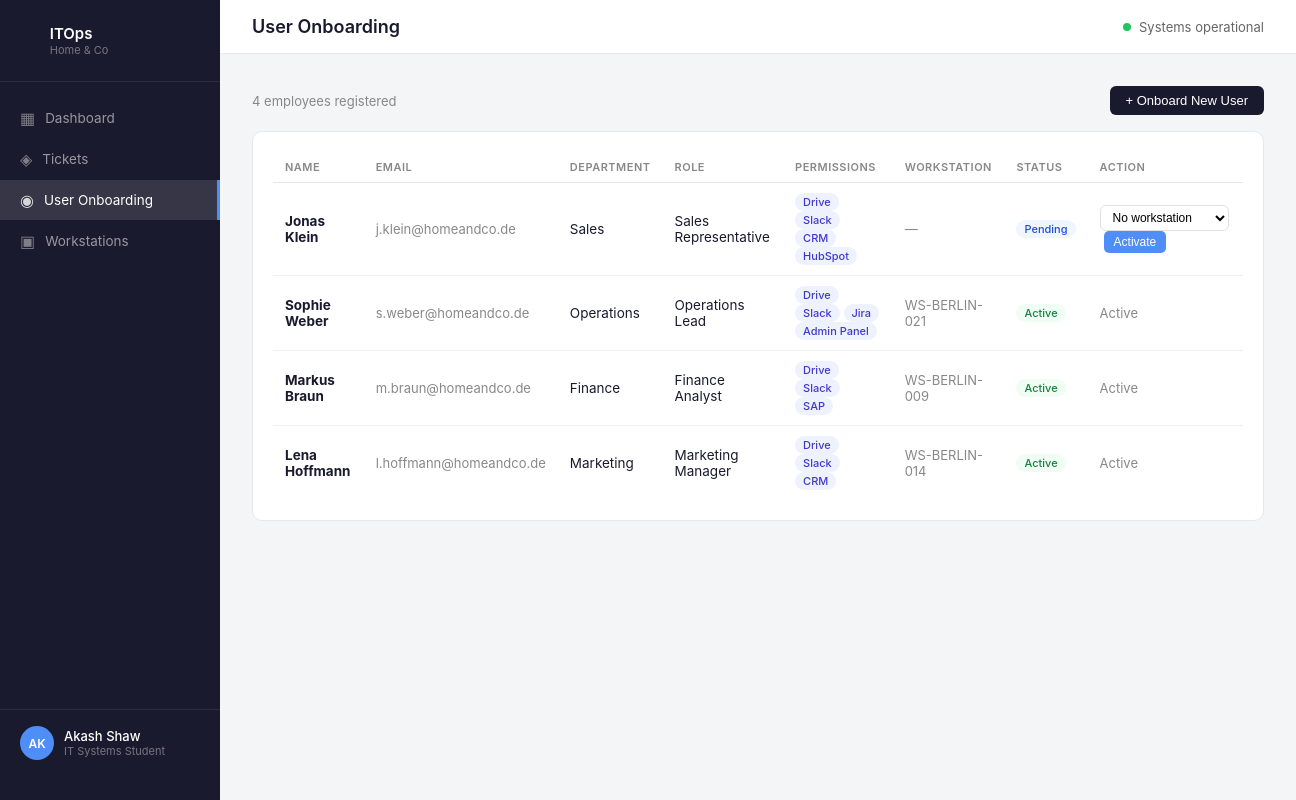
Screenshot of /users with the database file from the repository.
### tables this page shows
CREATE TABLE users (
        id INTEGER PRIMARY KEY AUTOINCREMENT,
        name TEXT NOT NULL,
        email TEXT NOT NULL,
        department TEXT NOT NULL,
        role TEXT NOT NULL,
        permissions TEXT NOT NULL,
        workstation TEXT,
        status TEXT DEFAULT 'Pending',
        created_at TEXT NOT NULL
    );

### app.py (the view)
@app.route("/users")
def users():
    conn = get_db()
    users = conn.execute("SELECT * FROM users ORDER BY created_at DESC").fetchall()
    workstations = conn.execute("SELECT * FROM workstations WHERE status='Available'").fetchall()
    conn.close()
    return render_template("users.html", users=users, workstations=workstations)

### app.py (called while the page is built)
def get_db():
    conn = sqlite3.connect(DB)
    conn.row_factory = sqlite3.Row
    return conn

### templates/users.html (shortened to what this page needs)
{% extends "base.html" %}
{% block page_title %}User Onboarding{% endblock %}
{% block content %}
<div class="toolbar">
  <div class="toolbar-info">{{ users | length }} employees registered</div>
  <button class="btn-primary" onclick="toggleModal('user-modal')">+ Onboard New User</button>
</div>
<div class="card">
  <table class="data-table">
    <thead>
      <tr>
        <th>Name</th>
        <th>Email</th>
        <th>Department</th>
        <th>Role</th>
        <th>Permissions</th>
        <th>Workstation</th>
        <th>Status</th>
        <th>Action</th>
      </tr>
    </thead>
    <tbody>
      {% for u in users %}
      <tr>
        <td><strong>{{ u.name }}</strong></td>
        <td class="muted">{{ u.email }}</td>
        <td>{{ u.department }}</td>
        <td>{{ u.role }}</td>
        <td>
          {% for p in u.permissions.split(', ') %}
            <span class="badge badge-cat">{{ p }}</span>
          {% endfor %}
        </td>
        <td class="muted">{{ u.workstation or '—' }}</td>
        <td><span class="badge badge-status-{{ u.status | lower }}">{{ u.status }}</span></td>
        <td>
          {% if u.status == 'Pending' %}
          <form method="POST" action="/users/activate/{{ u.id }}" style="display:inline">
            <select name="workstation" class="inline-select">
              <option value="">No workstation</option>
            </select>
            <button type="submit" class="btn-small">Activate</button>
          </form>
          {% else %}
          <span class="muted">Active</span>
          {% endif %}
        </td>
      </tr>
      {% endfor %}
    </tbody>
  </table>
</div>
{% endblock %}

### templates/base.html (shortened to what this page needs)
<!DOCTYPE html>
<html lang="en">
<head>
  <link rel="stylesheet" href="{{ url_for('static', filename='css/style.css') }}">
</head>
<body>
  <aside class="sidebar">
    <div class="sidebar-logo">
      <span class="logo-icon">⚙</span>
      <div>
        <div class="logo-title">ITOps</div>
        <div class="logo-sub">Home &amp; Co</div>
      </div>
    </div>
    <nav>
      <a href="/" class="nav-link {% if request.path == '/' %}active{% endif %}">
        <span class="nav-icon">▦</span> Dashboard
      </a>
      <a href="/tickets" class="nav-link {% if '/tickets' in request.path %}active{% endif %}">
        <span class="nav-icon">◈</span> Tickets
      </a>
      <a href="/users" class="nav-link {% if '/users' in request.path %}active{% endif %}">
        <span class="nav-icon">◉</span> User Onboarding
      </a>
      <a href="/workstations" class="nav-link {% if '/workstations' in request.path %}active{% endif %}">
        <span class="nav-icon">▣</span> Workstations
      </a>
    </nav>
    <div class="sidebar-footer">
      <div class="user-badge">
        <div class="avatar">AK</div>
        <div>
          <div class="user-name">Akash Shaw</div>
          <div class="user-role">IT Systems Student</div>
        </div>
      </div>
    </div>
  </aside>
  <main class="main">
    <header class="topbar">
      <h1 class="page-title">{% block page_title %}{% endblock %}</h1>
      <div class="topbar-right">
        <span class="status-dot"></span>
        <span class="status-text">Systems operational</span>
      </div>
    </header>
    <div class="content">
      {% block content %}{% endblock %}
    </div>
  </main>
</body>
</html>

### static/css/style.css (style rules this page uses)
*, *::before, *::after { box-sizing: border-box; margin: 0; padding: 0; }
body { font-family: -apple-system, BlinkMacSystemFont, "Segoe UI", sans-serif; font-size: 14px; background: #f4f5f7; color: #1a1a2e; display: flex; min-height: 100vh; }
.sidebar { width: 220px; min-height: 100vh; background: #1a1a2e; display: flex; flex-direction: column; padding: 1.5rem 0; position: fixed; top: 0; left: 0; bottom: 0; }
.sidebar-logo { display: flex; align-items: center; gap: 10px; padding: 0 1.25rem 1.5rem; border-bottom: 1px solid rgba(255,255,255,0.08); }
.logo-icon { font-size: 22px; }
.logo-title { font-size: 15px; font-weight: 600; color: #fff; }
.logo-sub { font-size: 11px; color: rgba(255,255,255,0.4); }
nav { margin-top: 1rem; flex: 1; }
.nav-link { display: flex; align-items: center; gap: 10px; padding: 0.65rem 1.25rem; color: rgba(255,255,255,0.55); text-decoration: none; font-size: 13.5px; transition: all 0.15s; }
.nav-link.active { color: #fff; background: rgba(255,255,255,0.12); border-right: 3px solid #4f8ef7; }
.nav-icon { font-size: 16px; opacity: 0.8; }
.sidebar-footer { padding: 1rem 1.25rem; border-top: 1px solid rgba(255,255,255,0.08); }
.user-badge { display: flex; align-items: center; gap: 10px; }
.avatar { width: 34px; height: 34px; border-radius: 50%; background: #4f8ef7; color: #fff; display: flex; align-items: center; justify-content: center; font-size: 12px; font-weight: 600; }
.user-name { font-size: 13px; color: #fff; font-weight: 500; }
.user-role { font-size: 11px; color: rgba(255,255,255,0.4); }
.main { margin-left: 220px; flex: 1; display: flex; flex-direction: column; }
.topbar { background: #fff; border-bottom: 1px solid #e8e8ec; padding: 1rem 2rem; display: flex; align-items: center; justify-content: space-between; position: sticky; top: 0; z-index: 10; }
.page-title { font-size: 18px; font-weight: 600; }
.topbar-right { display: flex; align-items: center; gap: 8px; font-size: 13px; color: #666; }
.status-dot { width: 8px; height: 8px; border-radius: 50%; background: #22c55e; }
.content { padding: 2rem; }
.card { background: #fff; border-radius: 10px; border: 1px solid #e8e8ec; padding: 1.25rem; margin-bottom: 1.5rem; }
.data-table { width: 100%; border-collapse: collapse; font-size: 13.5px; }
.data-table th { text-align: left; padding: 8px 12px; font-size: 11px; font-weight: 600; color: #888; text-transform: uppercase; letter-spacing: 0.5px; border-bottom: 1px solid #e8e8ec; }
.data-table td { padding: 10px 12px; border-bottom: 1px solid #f0f0f4; vertical-align: middle; }
.data-table tr:last-child td { border-bottom: none; }
.muted { color: #888; font-size: 13px; }
.badge { display: inline-block; padding: 2px 8px; border-radius: 20px; font-size: 11px; font-weight: 500; }
.badge-cat { background: #eef2ff; color: #4338ca; }
.badge-status-active { background: #f0fdf4; color: #15803d; }
.badge-status-pending { background: #eff6ff; color: #1d4ed8; }
.toolbar { display: flex; align-items: center; justify-content: space-between; margin-bottom: 1rem; }
.toolbar-info { font-size: 13px; color: #888; }
select { border: 1px solid #e0e0e8; border-radius: 6px; padding: 6px 10px; font-size: 13px; background: #fff; cursor: pointer; outline: none; }
.inline-select { border: 1px solid #e0e0e8; border-radius: 6px; padding: 4px 8px; font-size: 12px; }
.btn-primary { background: #1a1a2e; color: #fff; border: none; border-radius: 6px; padding: 7px 16px; font-size: 13px; cursor: pointer; font-weight: 500; transition: background 0.15s; }
.btn-small { background: #4f8ef7; color: #fff; border: none; border-radius: 5px; padding: 4px 10px; font-size: 12px; cursor: pointer; margin-left: 4px; }

### rows the page displays
users: name "Jonas Klein", email "j.klein@homeandco.de", department "Sales", role "Sales Representative", p "Drive" "Slack" "CRM" "HubSpot", workstation "—", status "Pending"
users: name "Sophie Weber", email "s.weber@homeandco.de", department "Operations", role "Operations Lead", p "Drive" "Slack" "Jira" "Admin Panel", workstation "WS-BERLIN-021", status "Active"
users: name "Markus Braun", email "m.braun@homeandco.de", department "Finance", role "Finance Analyst", p "Drive" "Slack" "SAP", workstation "WS-BERLIN-009", status "Active"
users: name "Lena Hoffmann", email "l.hoffmann@homeandco.de", department "Marketing", role "Marketing Manager", p "Drive" "Slack" "CRM", workstation "WS-BERLIN-014", status "Active"

### other values shown
{{ users | length }} "4"
